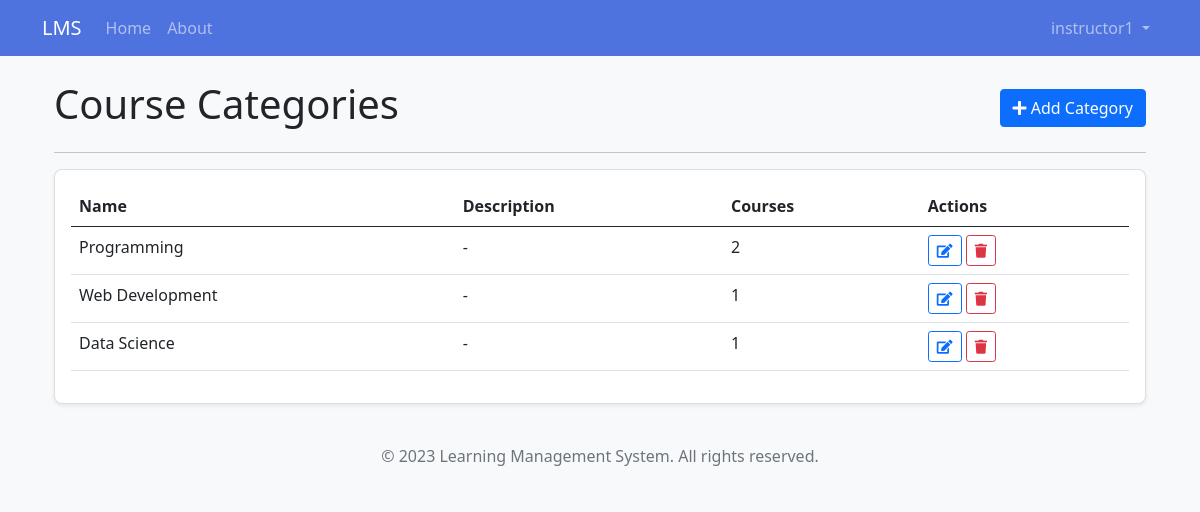
Screenshot of /instructor/categories (signed in) with the database file from the repository.
### app/models/user.py (models this page shows, shortened)
class User(db.Model, UserMixin):
    id = db.Column(db.Integer, primary_key=True)
    username = db.Column(db.String(50), unique=True, nullable=False)
    email = db.Column(db.String(120), unique=True, nullable=False)
    password = db.Column(db.String(60), nullable=False)
    first_name = db.Column(db.String(50), nullable=False)
    last_name = db.Column(db.String(50), nullable=False)
    role = db.Column(db.String(20), nullable=False)
    created_at = db.Column(db.DateTime, default=datetime.utcnow)
    last_login = db.Column(db.DateTime, nullable=True)
    is_active = db.Column(db.Boolean, default=True)
    is_email_verified = db.Column(db.Boolean, default=False)
    profile = db.relationship(
        'UserProfile', backref='user', uselist=False, cascade='all, delete-orphan')
    courses_teaching = db.relationship(
        'Course', backref='instructor', lazy=True)
    enrollments = db.relationship('Enrollment', backref='student', lazy=True)
    parent_of = db.relationship('ParentStudent',
                                foreign_keys='ParentStudent.parent_id',
                                backref='parent', lazy=True)

class CourseCategory(db.Model):
    id = db.Column(db.Integer, primary_key=True)
    name = db.Column(db.String(50), nullable=False, unique=True)
    description = db.Column(db.Text, nullable=True)
    courses = db.relationship('Course', backref='category', lazy=True)

### app/routes/instructor.py (the view)
@instructor.route('/categories', methods=['GET'])
@login_required
@instructor_required
def categories():
    categories = CourseCategory.query.all()
    return render_template('instructor/categories.html', categories=categories)

### app/models/user.py (called while the page is built)
@login_manager.user_loader
def load_user(user_id):
    return User.query.get(int(user_id))

### app/routes/instructor.py (called while the page is built)
def instructor_required(f):
    @wraps(f)
    def decorated_function(*args, **kwargs):
        if not current_user.is_authenticated or current_user.role != UserRole.INSTRUCTOR:
            flash('You do not have permission to access this page.', 'danger')
            return redirect(url_for('main.index'))
        return f(*args, **kwargs)
    return decorated_function

### app/templates/instructor/categories.html (shortened to what this page needs)
{% extends "base.html" %}
{% block content %}
<div class="container mt-4">
    <div class="d-flex justify-content-between align-items-center mb-3">
        <h1>Course Categories</h1>
        <button type="button" class="btn btn-primary" data-bs-toggle="modal" data-bs-target="#addCategoryModal">
            <i class="fas fa-plus"></i> Add Category
        </button>
    </div>
    <hr>
    <div class="row">
        <div class="col-md-12">
            <div class="card">
                <div class="card-body">
                    {% if categories %}
                        <div class="table-responsive">
                            <table class="table table-hover">
                                <thead>
                                    <tr>
                                        <th>Name</th>
                                        <th>Description</th>
                                        <th>Courses</th>
                                        <th>Actions</th>
                                    </tr>
                                </thead>
                                <tbody>
                                    {% for category in categories %}
                                        <tr>
                                            <td>{{ category.name }}</td>
                                            <td>{{ category.description or '-' }}</td>
                                            <td>{{ category.courses|length }}</td>
                                            <td>
                                                <button type="button" class="btn btn-sm btn-outline-primary edit-category"
                                                        data-id="{{ category.id }}"
                                                        data-name="{{ category.name }}"
                                                        data-description="{{ category.description or '' }}"
                                                        data-bs-toggle="modal" data-bs-target="#editCategoryModal">
                                                    <i class="fas fa-edit"></i>
                                                </button>
                                                <button type="button" class="btn btn-sm btn-outline-danger"
                                                        data-bs-toggle="modal" data-bs-target="#deleteCategoryModal"
                                                        data-id="{{ category.id }}"
                                                        data-name="{{ category.name }}">
                                                    <i class="fas fa-trash"></i>
                                                </button>
                                            </td>
                                        </tr>
                                    {% endfor %}
                                </tbody>
                            </table>
                        </div>
                    {% else %}
                        <div class="alert alert-info">
                            <i class="fas fa-info-circle"></i> No categories found. Add your first category to organize your courses.
                        </div>
                    {% endif %}
                </div>
            </div>
        </div>
    </div>
</div>
{% endblock %}

### app/templates/base.html (shortened to what this page needs)
<!DOCTYPE html>
<html lang="en">
<head>
    <link href="https://cdn.jsdelivr.net/npm/bootstrap@5.1.0/dist/css/bootstrap.min.css" rel="stylesheet">
    <link rel="stylesheet" href="https://cdnjs.cloudflare.com/ajax/libs/font-awesome/5.15.4/css/all.min.css">
    <link rel="stylesheet" href="{{ url_for('static', filename='css/style.css') }}">
</head>
<body>
    <nav class="navbar navbar-expand-lg navbar-dark bg-primary">
        <div class="container">
            <a class="navbar-brand" href="{{ url_for('main.index') }}">LMS</a>
            <div class="collapse navbar-collapse" id="navbarNav">
                <ul class="navbar-nav me-auto">
                    <li class="nav-item">
                        <a class="nav-link" href="{{ url_for('main.index') }}">Home</a>
                    </li>
                    <li class="nav-item">
                        <a class="nav-link" href="{{ url_for('main.about') }}">About</a>
                    </li>
                </ul>
                <ul class="navbar-nav">
                    {% if current_user.is_authenticated %}
                        <li class="nav-item dropdown">
                            <a class="nav-link dropdown-toggle" href="#" id="navbarDropdown" role="button" data-bs-toggle="dropdown" aria-expanded="false">
                                {{ current_user.username }}
                            </a>
                        </li>
                    {% endif %}
                </ul>
            </div>
        </div>
    </nav>
    <div class="container mt-4">
        {% block content %}{% endblock %}
    </div>
    <footer class="footer mt-auto py-3 bg-light">
        <div class="container text-center">
            <span class="text-muted">&copy; 2023 Learning Management System. All rights reserved.</span>
        </div>
    </footer>
</body>
</html>

### app/static/css/style.css (style rules this page uses)
body { font-family: 'Segoe UI', Tahoma, Geneva, Verdana, sans-serif; background-color: #f8f9fa; }
.card { border-radius: 0.5rem; box-shadow: 0 0.125rem 0.25rem rgba(0, 0, 0, 0.075); margin-bottom: 1.5rem; }
.navbar-dark.bg-primary { background-color: #4e73df !important; }
.footer { position: relative; margin-top: 2rem; }

### rows the page displays
User: username "instructor1"
CourseCategory: name "Programming", description "-", courses|length "2"
CourseCategory: name "Web Development", description "-", courses|length "1"
CourseCategory: name "Data Science", description "-", courses|length "1"
